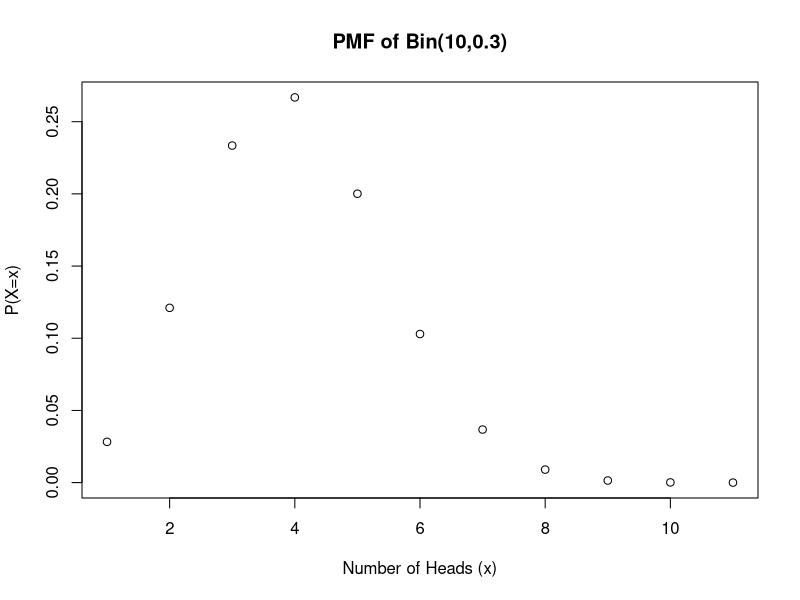
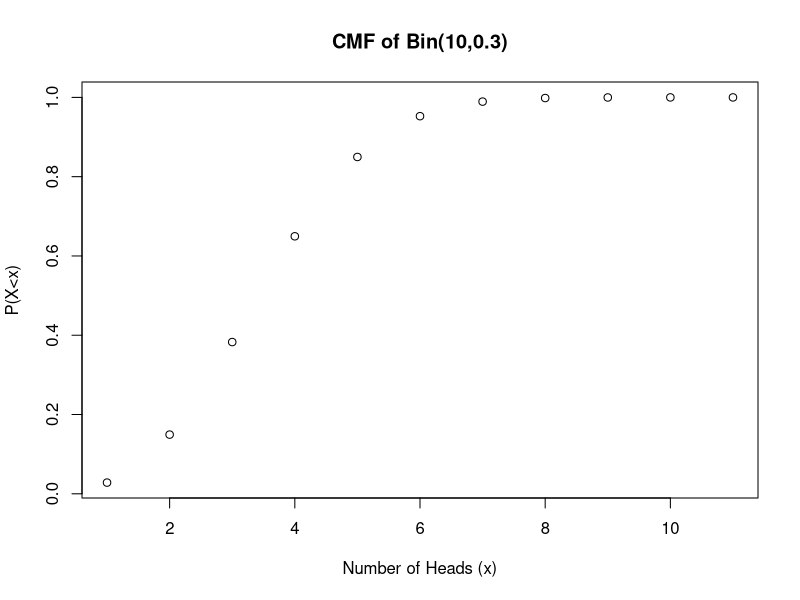
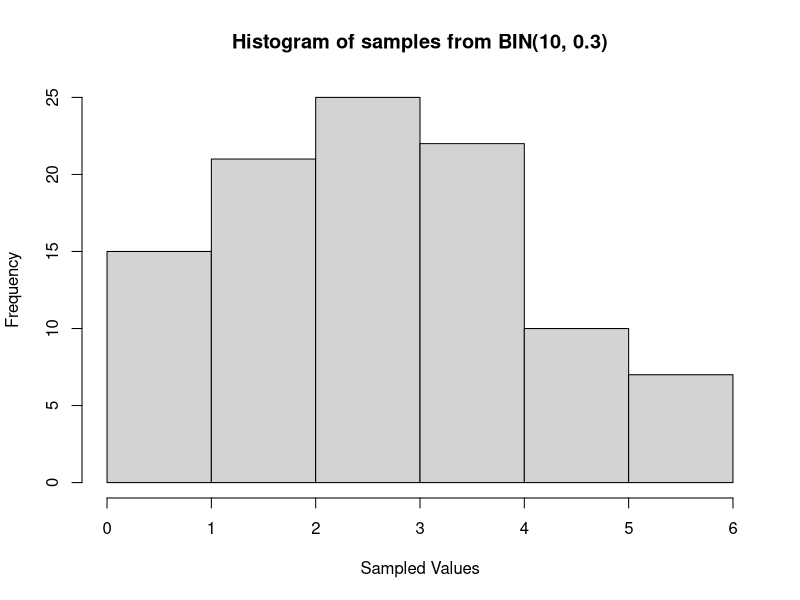
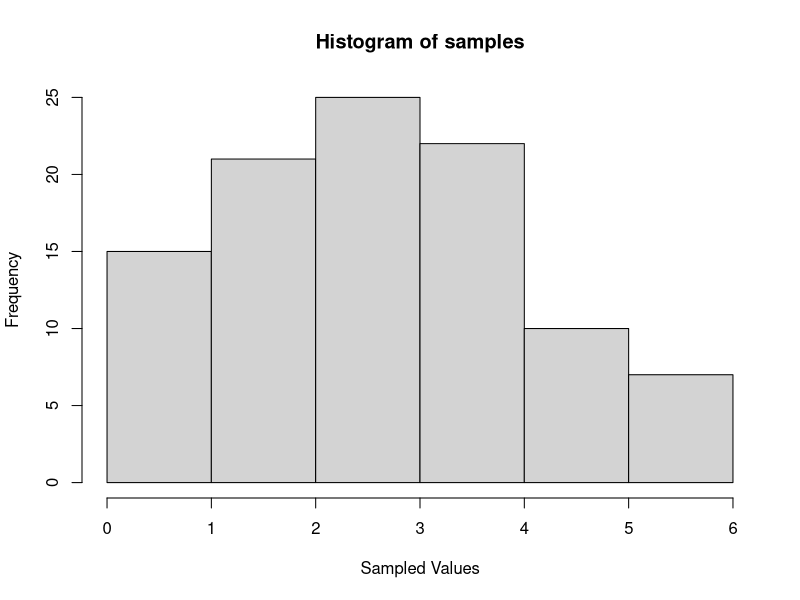
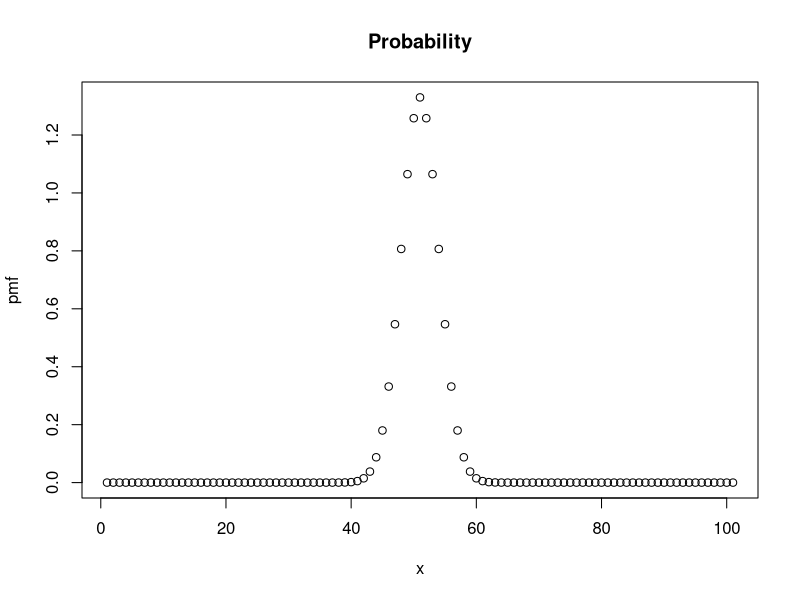
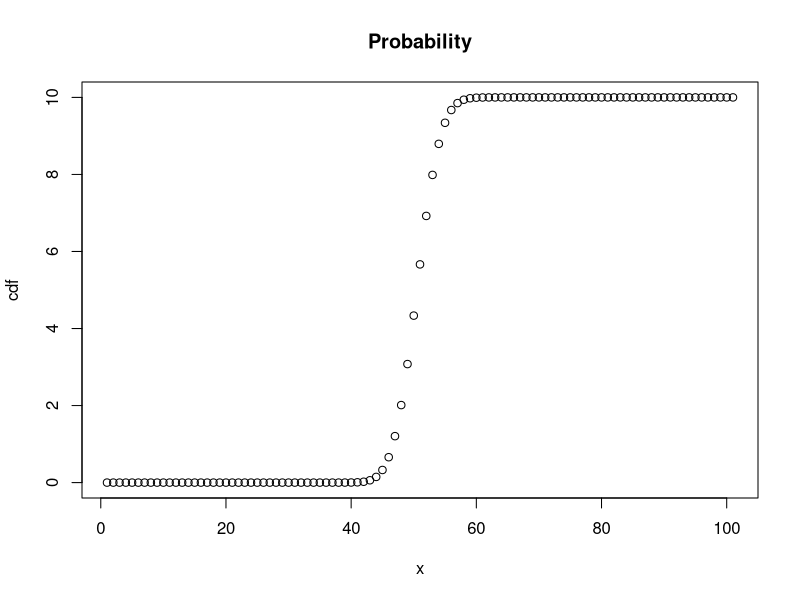
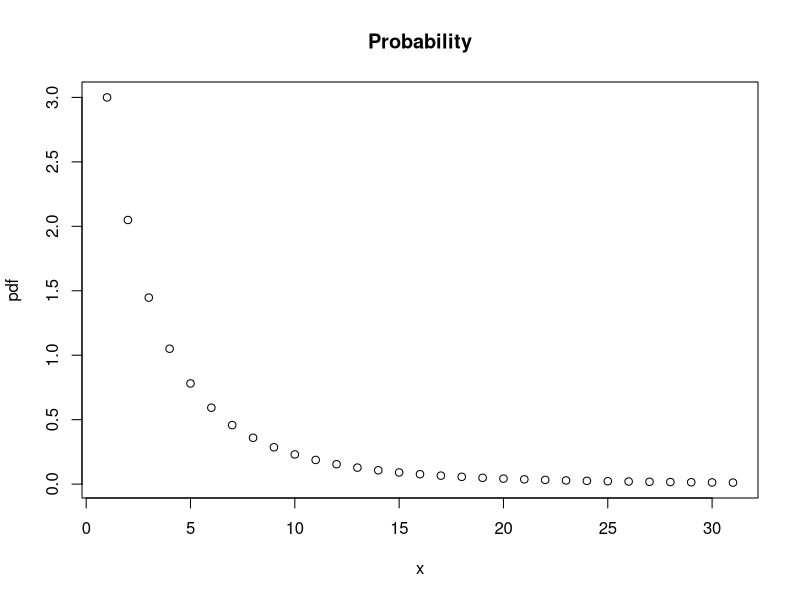

These figures' R source, in order:
# Basic Probability - RandInt, Binomial, Normal, Custom, Chi, t, F

install.packages("stats")
library("stats")
set.seed(42) # set pseudorandom seed for replication

# RANDOM INTEGERS
sample(1:100, 5, replace = TRUE)

# BINOMIAL
n = 10 # number of draws
p = 0.3 # prob of heads

# Prob Mass Function
f = function(x) dbinom(x, n, p)
f(2) #P(x=2)
f(2:5) #P(2),P(3),P(4),P(5)
sum(f(2:5)) #P(2<x<5)

# Cum Mass Function
c = function(x) pbinom(x, n, p)
c(2) #P(x<2)
c(2:4) #P(x<2), P(x<3), P(x<4)

# Plotting PMF, CDF
Dx = seq(0, 10, 1) # domain of Prob Mass Function
plot(f(Dx), xlab = 'Number of Heads (x)', ylab = 'P(X=x)', main = 'PMF of Bin(10,0.3)')
plot(c(Dx), xlab = 'Number of Heads (x)', ylab = 'P(X<x)', main = 'CMF of Bin(10,0.3)')

# Sampling
r = function(x) rbinom(x, n, p)
x = r(100)
hist(x, xlab = 'Sampled Values', main = 'Histogram of samples from BIN(10, 0.3)')

# Summary Stats
info = function(x) {
	print(mean(x))
	print(var(x))
	print(summary(x))
	hist(x, xlab = 'Sampled Values', main = 'Histogram of samples')
	}
info(x)

# NORMAL
dnorm(5, 10, 2) # P(x = 5 | mean = 10, stdev = 2)
sum(dnorm(5:10, 10, 2)) # P(5 <= x <= 10| mean = 10, stdev = 2)
pnorm(4, 10, 2) # P(x<10, 10, 2)
Dx = seq(from = 5, to = 15, by = 0.1) # domain vector
pmf = dnorm(Dx, n, p) # Vector, Prob(x=k|n=10,p=0.5)
cdf = cumsum(pmf)
plot(pmf, xlab = 'x', 'main'='Probability')
plot(cdf, xlab = 'x', 'main'='Probability')
x = rnorm(1000, 10, 2) # 1000 samples of N(10, 2)
mean(x)
median(x)
var(x)

# Custom Density Function
f = function(x) 3/x^4
Dx = seq(from = 1, to = 4, by = 0.1) # domain vector
pdf = f(Dx)
cdf = cumsum(pdf)
plot(pdf, xlab = 'x', 'main'='Probability')

integrate(f, 2, 4)$value # P(2<x<4)

Ef = function(x) x * f(x)
integrate(Ef, 1, Inf)$value

Vf = function(x) x^2 * f(x)
integrate(Vf, 1, Inf)$value

# From Normal to Chi Square
x = seq(-3, 3,by = 0.1)
fx = pdf(x)


